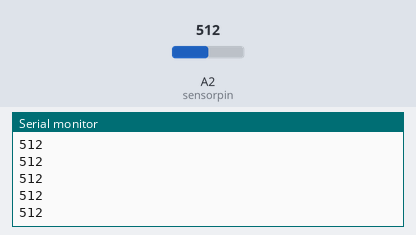
This sketch was run on a simulated Arduino Uno, built with avr-gcc and run on an emulated ATmega328P. Shown: the last lines printed to the serial monitor. Inputs (shaded band) come from the test bench; at power-on: A2 (sensorpin) = 512.

Above: at 1.2 s.
1.3 s: A2 (sensorpin) set to 716
At 1.56 s:
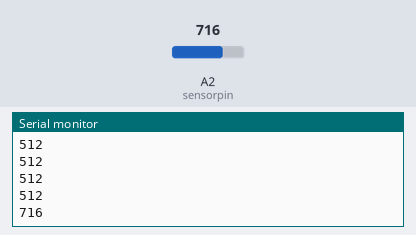
2.8 s: A2 (sensorpin) set to 900
At 2.96 s:
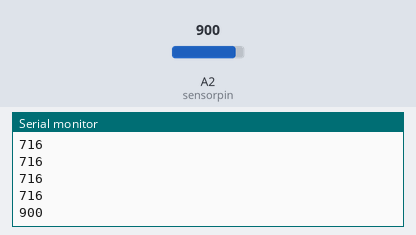
Timing chart, 0 to 5.8 s (numbered marks = the images above; inputs shaded):
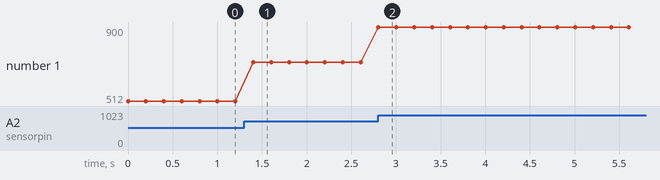

The sketch:

july4p3.ino
```cpp
int sensorpin=A2;
void setup() {
  // put your setup code here, to run once:
Serial.begin(9600);}
void loop() {
  // put your main code hsensorpinere, to run repeatedly:
int proximity=analogRead(sensorpin);
Serial.println(proximity);
delay(200);;
}
```

Measured:
- after the input at 1.3 s, the serial monitor: prints a new line after 0.10 s (image 1)
- after the input at 2.8 s, the serial monitor: prints a new line at once (image 2)
- plotted number 1: 512 → 716 after the input at 1.3 s, 716 → 900 after the input at 2.8 s
